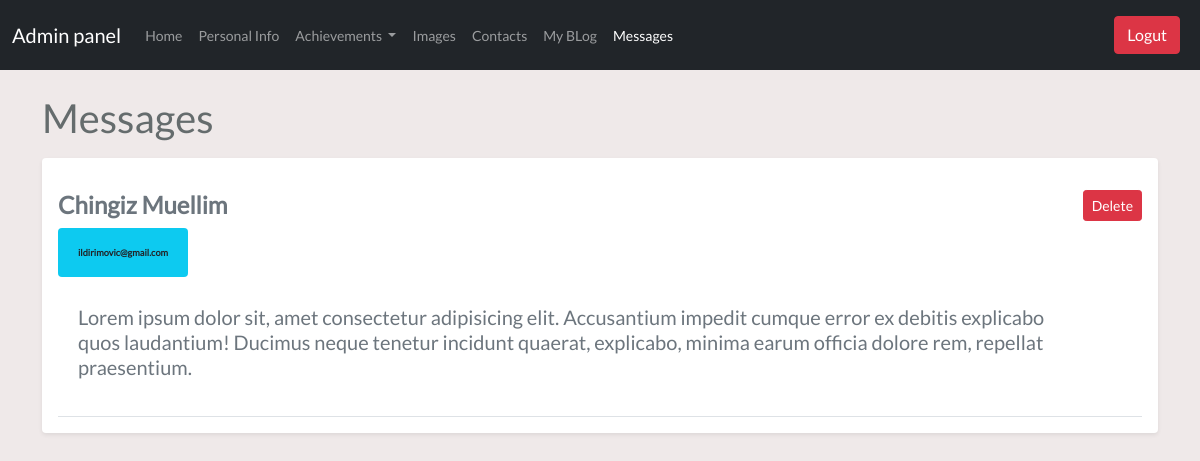
The app's page /admin/form with its own data.
### tables this page shows
CREATE TABLE message (
	id INTEGER NOT NULL, 
	user_name VARCHAR(50), 
	user_email VARCHAR(50), 
	user_comment TEXT, 
	PRIMARY KEY (id)
);

### controllers/admin/form.py (the view, shortened to what this page needs)
@app.route('/admin/form',methods=['GET','POST'])
def admin_form_index():
    from run import db
    from models import Message
    messages=Message.query.all()
    return render_template("/admin/form.html", messages=messages)

### controllers/admin/main.py (called while the page is built)
@app.before_request
def before_request():
    g.user = current_user

### templates/admin/form.html (shortened to what this page needs)
{% extends "admin/dashboard.html" %} {% block content %}
<div class="container">
  {% if messages %}
  <h1 class="adminpage ml-4 mt-4">Messages</h1>
  <div class="my-3 p-3 bg-body rounded shadow-sm">
    {% for message in messages %}
    <div class="d-flex text-muted pt-3">
      <p
        class="
          w-100
          pb-3
          d-flex
          justify-content-between
          mb-0
          small
          lh-sm
          border-bottom
        "
      >
        <span class="w-100 d-flex flex-column align-items-baseline">
          <strong class="d-block text-gray-dark fs-4"
            >{{message.user_name}}</strong
          >
          <span class="skill d-flex mt-2 text-primary badge bg-info text-dark">
            {{message.user_email}}
          </span>
          <span class="col-12 skill d-flex mt-2 fs-5">
            {{message.user_comment}}
          </span>
        </span>
        <span>
          <a href="/deletemessage/{{message.id}}" class="btn btn-sm btn-danger"
            >Delete</a
          >
        </span>
      </p>
    </div>
    {% endfor %}
  </div>
  {% endif %}
</div>
{% endblock %}

### static/app/css/style.css (style rules this page uses)
body { font-family: Lato, serif, Calibri, Arial; font-size: 14px; background-color: #efe9e9; color: #656c6d; font-weight: 400; margin: 0; padding: 0; box-sizing: border-box; }
.skill { padding: 20px; }

### records on screen
message: user_name "Chingiz Muellim", user_email "ildirimovic@gmail.com", user_comment "Lorem ipsum dolor sit, amet consectetur adipisicing elit. Accusantium impedit cumque error ex debitis explicabo quos laudantium! Ducimus neque tenetur incidunt quaerat, explicabo, minima earum officia dolore rem, repellat praesentium."
